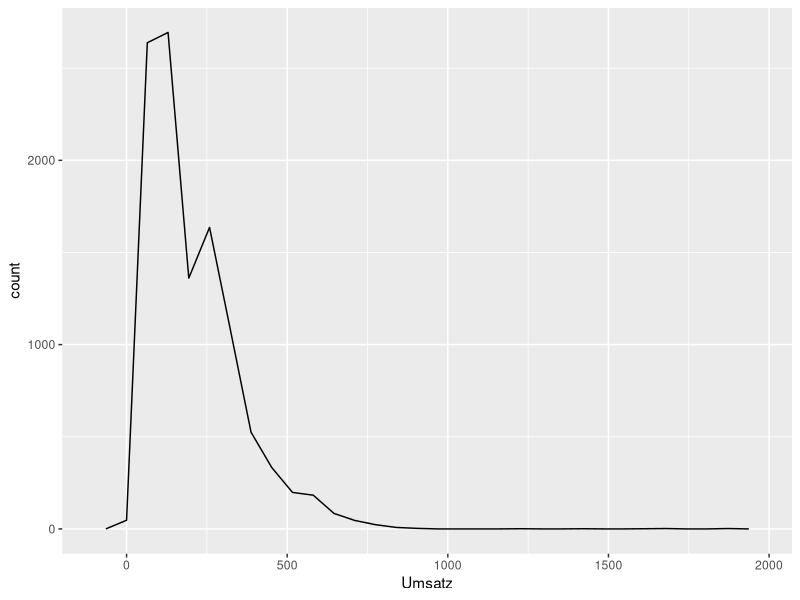
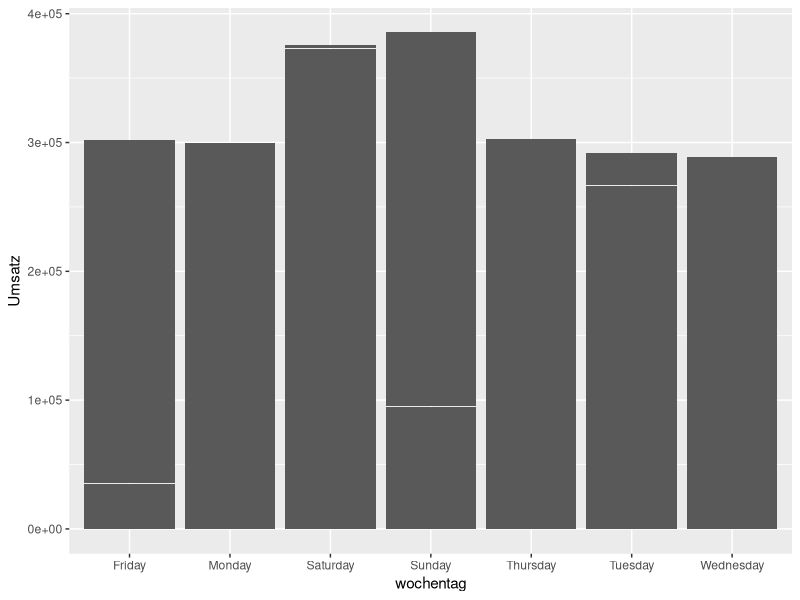
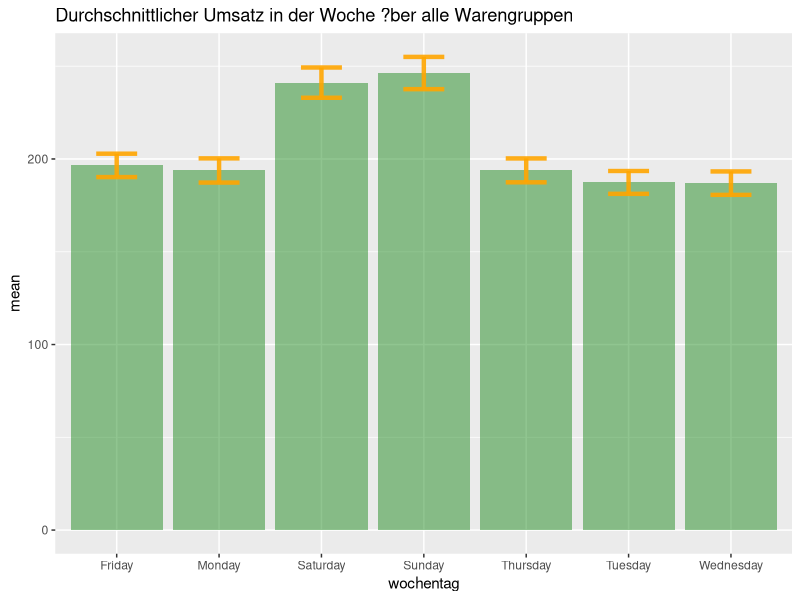
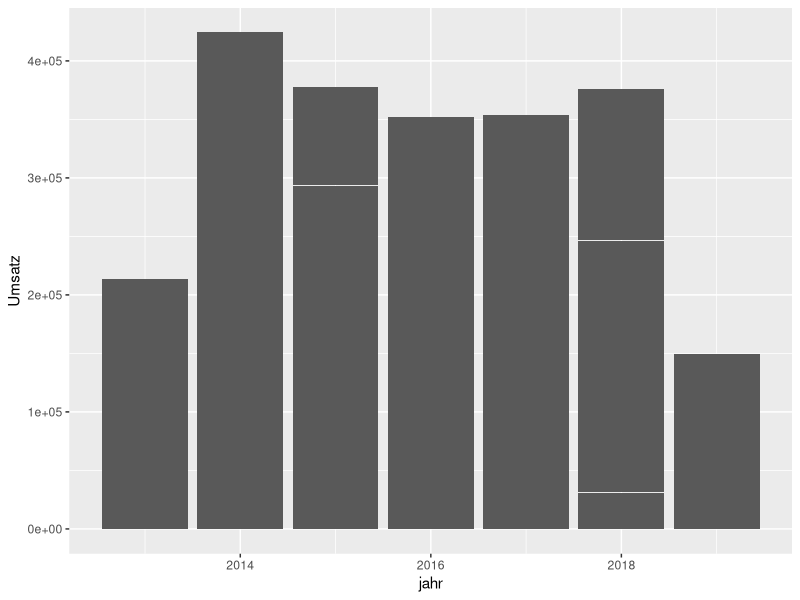
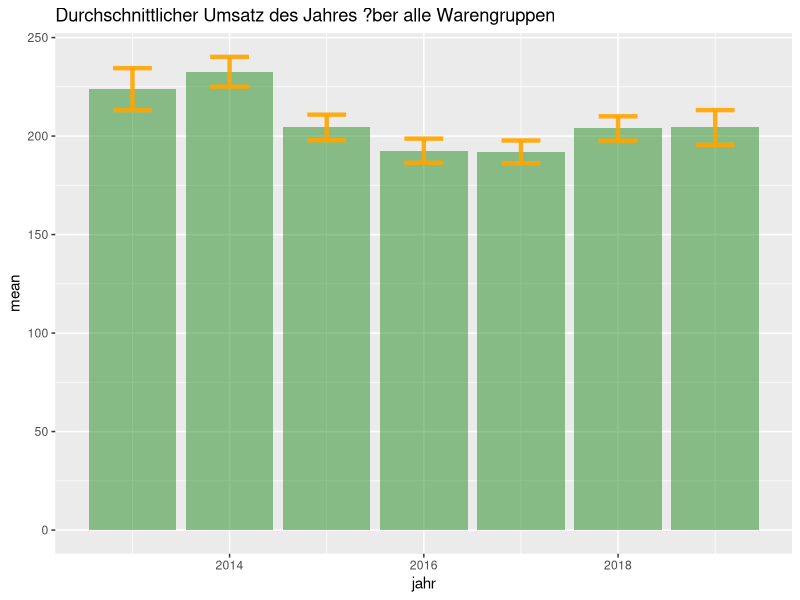

These figures' R source, in order:
## ---- chunk 1
#Laden der Bibliotheken

library(readr)
library(tidyverse)
library(lubridate)
library(ggplot2)
## ---- chunk 2
#Einlesen der Daten

umsatz<-umsatzdaten_gekuerzt <- read_csv("umsatzdaten_gekuerzt.csv", 
    col_types = cols(Datum = col_datetime(format = " %Y-%m-%d   "))) #Eingeben des Datums
## ---- chunk 3
#Visualsierung des Umsatzes f?r die Jahre 2013-2018 HAT NICHT FUNKTIONIERT
umsatz%>%
   ggplot(aes(Umsatz))+
    geom_freqpoly() #weil ein Monat etwa so viele Tage hat
  
## ---- chunk 4

#Wochentage allgemein


#Erstellung der Variable mit Wochentag

umsatz$wochentag <- weekdays(umsatz$Datum)

#Balkendiagramm der Umsätze von Warengruppe 1 je Wochentag (ohne Konfidenzintervall)

ggplot(umsatz) +
  geom_bar(aes(x = wochentag, y = Umsatz), stat = "identity")


#Balkendiagramm der Umsätze aller Warengruppen je Wochentag (ohne Konfidenzintervall)
# Berechnung von Mittelwerten, Standardabweichungen, Standardfehlern und Konfidenzintervallen
#n ist einfach nur praktisch und z?hlt die Wochentage
my_sum_week<- umsatz %>%
  group_by(wochentag) %>%
  summarise(
    n=n(), #ist praktisch, weil es die Anzahl z?hlt
    mean=mean(Umsatz),
    sd=sd(Umsatz)
  ) %>%
  mutate( se=sd/sqrt(n))  %>%
  mutate( ic=se * qt((1-0.05)/2 + .5, n-1))

# Confidence Interval
ggplot(my_sum_week) +
  geom_bar( aes(x=wochentag, y=mean), stat="identity", fill="forestgreen", alpha=0.5) +
  geom_errorbar( aes(x=wochentag, ymin=mean-ic, ymax=mean+ic), width=0.4, colour="orange", alpha=0.9, size=1.5) +
  ggtitle("Durchschnittlicher Umsatz in der Woche ?ber alle Warengruppen")

## ---- chunk 5
#Jahres umsatz allgemein (hier ist noch ein Fehler drin, scheint es durschnittlich f?r die Tage des einzelnen Jahres zu plotten)


#Erstellung der Variable mit Wochentag

umsatz$jahr <- year(umsatz$Datum)

#Balkendiagramm der Umsätze von Warengruppe 1 je Wochentag (ohne Konfidenzintervall)

ggplot(umsatz) +
  geom_bar(aes(x = jahr, y = Umsatz), stat = "identity")


#Balkendiagramm der Umsätze aller Warengruppen je Wochentag (ohne Konfidenzintervall)
# Berechnung von Mittelwerten, Standardabweichungen, Standardfehlern und Konfidenzintervallen

my_sum_year<- umsatz %>%
  group_by(jahr) %>%
  summarise(
    n=n(), #ist praktisch, weil es die Anzahl z?hlt
    mean=mean(Umsatz),
    sd=sd(Umsatz)
  ) %>%
  mutate( se=sd/sqrt(n))  %>%
  mutate( ic=se * qt((1-0.05)/2 + .5, n-1))

# Confidence Interval
ggplot(my_sum_year) +
  geom_bar( aes(x=jahr, y=mean), stat="identity", fill="forestgreen", alpha=0.5) +
  geom_errorbar( aes(x=jahr, ymin=mean-ic, ymax=mean+ic), width=0.4, colour="orange", alpha=0.9, size=1.5) +
  ggtitle("Durchschnittlicher Umsatz des Jahres ?ber alle Warengruppen")
